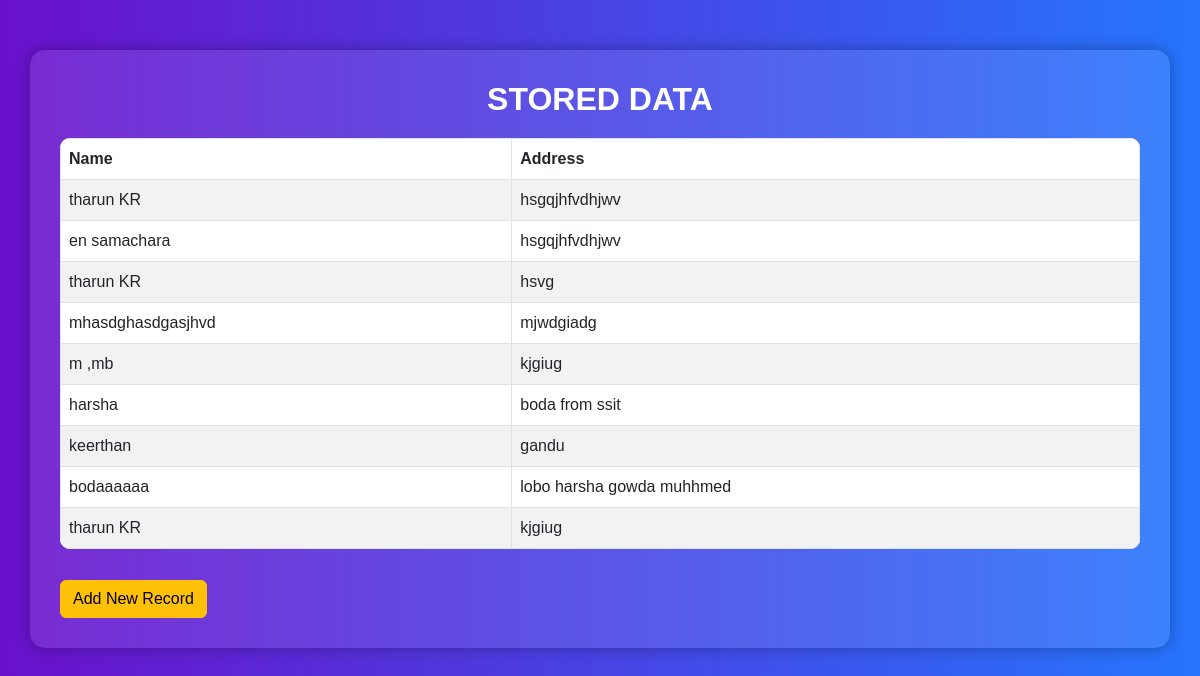
Page /show/ on the committed database.
### app1/models.py (models this page shows, shortened)
class Item(models.Model):
    name = models.CharField(max_length=100)
    address = models.CharField(max_length=200)

### app1/views.py (the view)
# urls.py: path("show/", views.show, name="show"),
def show(request):
    data = Item.objects.all()
    return render(request, "show.html", {"data": data})

### app1/templates/show.html (shortened to what this page needs)
<!DOCTYPE html>
<html lang="en">
<head>
    <link rel="stylesheet" href="https://cdn.jsdelivr.net/npm/bootstrap@5.3.0/dist/css/bootstrap.min.css">
</head>
<body>
<div class="container">
    <h2>Stored Data</h2>
    <table class="table table-bordered table-striped table-hover">
        <thead>
        <tr>
            <th>Name</th>
            <th>Address</th>
        </tr>
        </thead>
        <tbody>
        {% for item in data %}
        <tr>
            <td>{{ item.name }}</td>
            <td>{{ item.address }}</td>
        </tr>
        {% endfor %}
        </tbody>
    </table>
    <a href="/add/" class="btn btn-warning btn-back">Add New Record</a>
</div>
</body>
</html>

### app1/templates/show.html (style rules this page uses)
body { background: linear-gradient(to right, #6a11cb, #2575fc); color: white; font-family: "Poppins", sans-serif; }
.container { margin-top: 50px; background: rgba(255, 255, 255, 0.1); padding: 30px; border-radius: 15px; box-shadow: 0px 0px 15px rgba(0,0,0,0.3); }
h2 { text-align: center; margin-bottom: 20px; font-weight: bold; text-transform: uppercase; }
table { background: white; color: black; border-radius: 10px; overflow: hidden; }
thead { background-color: #ff7b00; color: white; }
.btn-back { margin-top: 15px; }

### rows in the picture
Item: name "tharun KR", address "hsgqjhfvdhjwv"
Item: name "en samachara", address "hsgqjhfvdhjwv"
Item: name "tharun KR", address "hsvg"
Item: name "mhasdghasdgasjhvd", address "mjwdgiadg"
Item: name "m ,mb", address "kjgiug"
Item: name "harsha", address "boda from ssit"
Item: name "keerthan", address "gandu"
Item: name "bodaaaaaa", address "lobo harsha gowda muhhmed"
Item: name "tharun KR", address "kjgiug"
